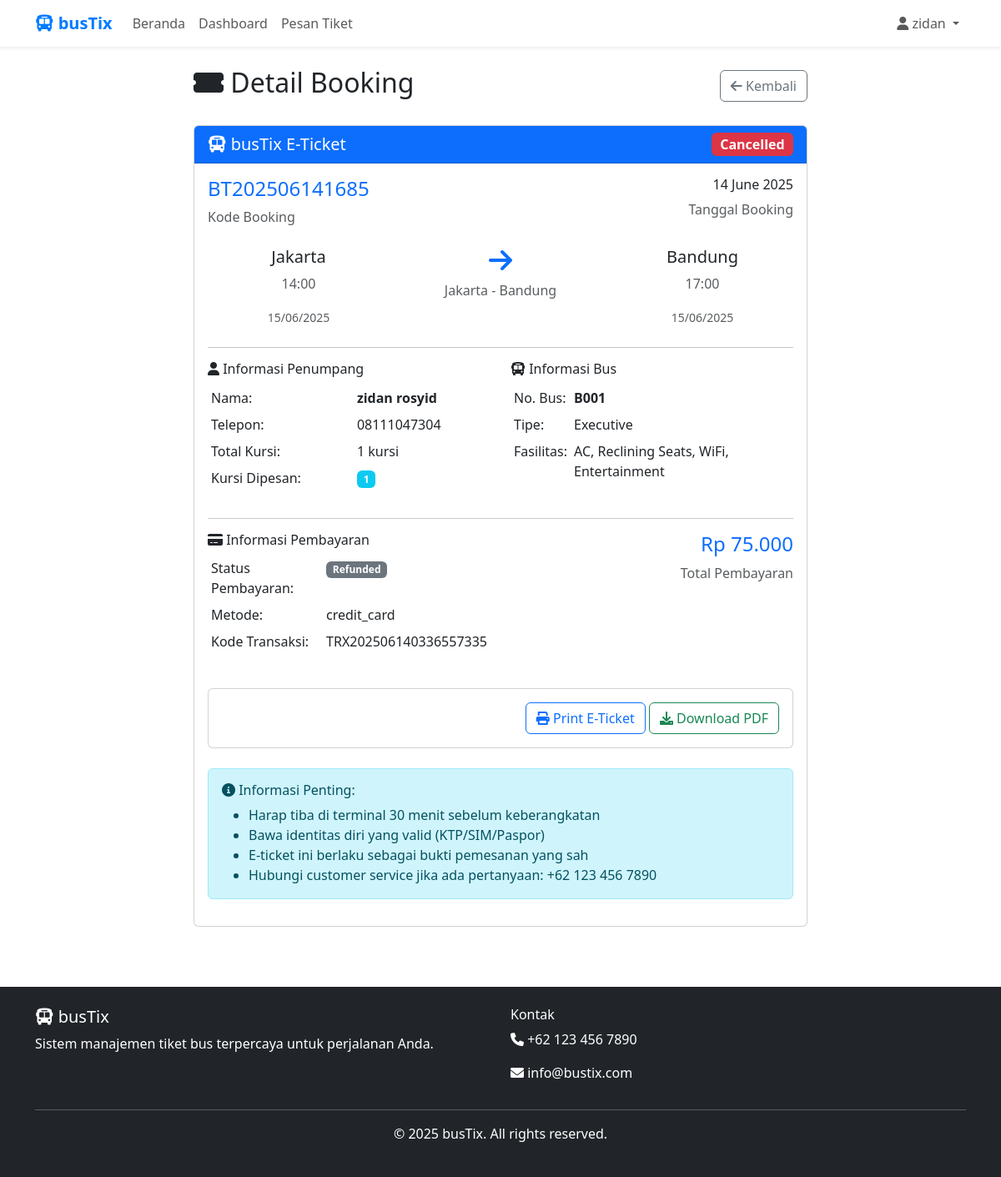
Page /user/booking-detail.php?id=3 (signed in) on the committed database.
### tables this page shows
CREATE TABLE `bookings` (
  `id` int NOT NULL,
  `user_id` int NOT NULL,
  `schedule_id` int NOT NULL,
  `booking_code` varchar(20) NOT NULL,
  `passenger_name` varchar(100) NOT NULL,
  `passenger_phone` varchar(15) NOT NULL,
  `seat_numbers` text NOT NULL,
  `total_seats` int NOT NULL,
  `total_amount` decimal(10,2) NOT NULL,
  `booking_status` enum('pending','confirmed','cancelled','completed') DEFAULT 'pending',
  `payment_status` enum('pending','paid','refunded') DEFAULT 'pending',
  `payment_method` varchar(50) DEFAULT NULL,
  `booking_date` timestamp NULL DEFAULT CURRENT_TIMESTAMP,
  `updated_at` timestamp NULL DEFAULT CURRENT_TIMESTAMP ON UPDATE CURRENT_TIMESTAMP
);

CREATE TABLE `bus_routes` (
  `id` int NOT NULL,
  `route_name` varchar(100) NOT NULL,
  `origin` varchar(50) NOT NULL,
  `destination` varchar(50) NOT NULL,
  `distance_km` int NOT NULL,
  `duration_hours` decimal(3,1) NOT NULL,
  `created_at` timestamp NULL DEFAULT CURRENT_TIMESTAMP
);

CREATE TABLE `bus_schedules` (
  `id` int NOT NULL,
  `bus_id` int NOT NULL,
  `route_id` int NOT NULL,
  `departure_time` time NOT NULL,
  `arrival_time` time NOT NULL,
  `price` decimal(10,2) NOT NULL,
  `available_seats` int NOT NULL,
  `schedule_date` date NOT NULL,
  `status` enum('active','cancelled','completed') DEFAULT 'active',
  `created_at` timestamp NULL DEFAULT CURRENT_TIMESTAMP
);

CREATE TABLE `buses` (
  `id` int NOT NULL,
  `bus_number` varchar(20) NOT NULL,
  `bus_type` varchar(50) NOT NULL,
  `capacity` int NOT NULL,
  `facilities` text,
  `status` enum('active','maintenance','inactive') DEFAULT 'active',
  `created_at` timestamp NULL DEFAULT CURRENT_TIMESTAMP
);

CREATE TABLE `payment_transactions` (
  `id` int NOT NULL,
  `booking_id` int NOT NULL,
  `transaction_code` varchar(50) NOT NULL,
  `amount` decimal(10,2) NOT NULL,
  `payment_method` varchar(50) NOT NULL,
  `payment_status` enum('pending','success','failed','cancelled') DEFAULT 'pending',
  `payment_date` timestamp NULL DEFAULT NULL,
  `created_at` timestamp NULL DEFAULT CURRENT_TIMESTAMP
);

### user/booking-detail.php (the view, shortened to what this page needs)
<?php
include '../includes/header.php';
$database = new Database();
$db = $database->getConnection();
$booking_id = isset($_GET['id']) ? (int)$_GET['id'] : 0;
$query = "SELECT b.*, bs.departure_time, bs.arrival_time, bs.schedule_date, bs.price,
                 br.route_name, br.origin, br.destination,
                 bus.bus_number, bus.bus_type, bus.facilities
          FROM bookings b
          JOIN bus_schedules bs ON b.schedule_id = bs.id
          JOIN bus_routes br ON bs.route_id = br.id
          JOIN buses bus ON bs.bus_id = bus.id
          WHERE b.id = ? AND b.user_id = ?";
$stmt = $db->prepare($query);
$stmt->execute([$booking_id, $_SESSION['user_id']]);
$booking = $stmt->fetch(PDO::FETCH_ASSOC);
$payment_query = "SELECT * FROM payment_transactions WHERE booking_id = ? ORDER BY created_at DESC LIMIT 1";
$stmt = $db->prepare($payment_query);
$stmt->execute([$booking_id]);
$payment = $stmt->fetch(PDO::FETCH_ASSOC);
?>
<div class="container mt-4">
    <div class="row justify-content-center">
        <div class="col-md-8">
            <div class="d-flex justify-content-between align-items-center mb-4">
                <h2><i class="fas fa-ticket-alt"></i> Detail Booking</h2>
                <a href="dashboard.php" class="btn btn-outline-secondary">
                    <i class="fas fa-arrow-left"></i> Kembali
                </a>
            </div>
            <div class="card mb-4" id="e-ticket">
                <div class="card-header bg-primary text-white">
                    <div class="row align-items-center">
                        <div class="col">
                            <h5 class="mb-0"><i class="fas fa-bus"></i> busTix E-Ticket</h5>
                        </div>
                        <div class="col-auto">
                            <span class="badge bg-<?php
                                echo $booking['booking_status'] === 'confirmed' ? 'success' :
                                    ($booking['booking_status'] === 'pending' ? 'warning' :
                                    ($booking['booking_status'] === 'cancelled' ? 'danger' : 'secondary'));
                            ?> fs-6">
                                <?php echo ucfirst($booking['booking_status']); ?>
                            </span>
                        </div>
                    </div>
                </div>
                <div class="card-body">
                    <div class="row mb-4">
                        <div class="col-md-6">
                            <h4 class="text-primary"><?php echo htmlspecialchars($booking['booking_code']); ?></h4>
                            <p class="text-muted mb-0">Kode Booking</p>
                        </div>
                        <div class="col-md-6 text-end">
                            <h6><?php echo date('d F Y', strtotime($booking['booking_date'])); ?></h6>
                            <p class="text-muted mb-0">Tanggal Booking</p>
                        </div>
                    </div>
                    <div class="row mb-4 text-center">
                        <div class="col-md-4">
                            <h5><?php echo htmlspecialchars($booking['origin']); ?></h5>
                            <p class="text-muted"><?php echo date('H:i', strtotime($booking['departure_time'])); ?></p>
                            <small class="text-muted"><?php echo date('d/m/Y', strtotime($booking['schedule_date'])); ?></small>
                        </div>
                        <div class="col-md-4">
                            <i class="fas fa-arrow-right fa-2x text-primary mb-2"></i>
                            <p class="text-muted mb-0"><?php echo htmlspecialchars($booking['route_name']); ?></p>
                        </div>
                        <div class="col-md-4">
                            <h5><?php echo htmlspecialchars($booking['destination']); ?></h5>
                            <p class="text-muted"><?php echo date('H:i', strtotime($booking['arrival_time'])); ?></p>
                            <small class="text-muted"><?php echo date('d/m/Y', strtotime($booking['schedule_date'])); ?></small>
                        </div>
                    </div>
                    <hr>
                    <div class="row">
                        <div class="col-md-6">
                            <h6><i class="fas fa-user"></i> Informasi Penumpang</h6>
                            <table class="table table-borderless table-sm">
                                <tr>
                                    <td>Nama:</td>
                                    <td><strong><?php echo htmlspecialchars($booking['passenger_name']); ?></strong></td>
                                </tr>
                                <tr>
                                    <td>Telepon:</td>
                                    <td><?php echo htmlspecialchars($booking['passenger_phone']); ?></td>
                                </tr>
                                <tr>
                                    <td>Total Kursi:</td>
                                    <td><?php echo $booking['total_seats']; ?> kursi</td>
                                </tr>
                                <tr>
                                    <td>Kursi Dipesan:</td>
                                    <td>
                                        <?php
                                        if (!empty($booking['seat_numbers'])) {
                                            $seats = explode(',', $booking['seat_numbers']);
                                            foreach ($seats as $seat) {
                                                echo '<span class="badge bg-info text-white me-1">' . htmlspecialchars(trim($seat)) . '</span>';
                                            }
                                        } else {
                                            echo '-';
                                        }
                                        ?>
                                    </td>
                                </tr>
                            </table>
                        </div>
                        <div class="col-md-6">
                            <h6><i class="fas fa-bus"></i> Informasi Bus</h6>
                            <table class="table table-borderless table-sm">
                                <tr>
                                    <td>No. Bus:</td>
                                    <td><strong><?php echo htmlspecialchars($booking['bus_number']); ?></strong></td>
                                </tr>
                                <tr>
                                    <td>Tipe:</td>
                                    <td><?php echo htmlspecialchars($booking['bus_type']); ?></td>
                                </tr>
                                <tr>
                                    <td>Fasilitas:</td>
                                    <td><?php echo htmlspecialchars($booking['facilities']); ?></td>
                                </tr>
                            </table>
                        </div>
                    </div>
                    <hr>
                    <div class="row">
                        <div class="col-md-6">
                            <h6><i class="fas fa-credit-card"></i> Informasi Pembayaran</h6>
                            <table class="table table-borderless table-sm">
                                <tr>
                                    <td>Status Pembayaran:</td>
                                    <td>
                                        <span class="badge bg-<?php
                                            echo $booking['payment_status'] === 'paid' ? 'success' :
                                                ($booking['payment_status'] === 'pending' ? 'warning' : 'secondary');
                                        ?>">
                                            <?php echo ucfirst($booking['payment_status']); ?>
                                        </span>
                                    </td>
                                </tr>
                                <?php if ($payment): ?>
                                <tr>
                                    <td>Metode:</td>
                                    <td><?php echo htmlspecialchars($payment['payment_method']); ?></td>
                                </tr>
                                <tr>
                                    <td>Kode Transaksi:</td>
                                    <td><?php echo htmlspecialchars($payment['transaction_code']); ?></td>
                                </tr>
                                <?php endif; ?>
                            </table>
                        </div>
                        <div class="col-md-6 text-end">
                            <h4 class="text-primary">Rp <?php echo number_format($booking['total_amount'], 0, ',', '.'); ?></h4>
                            <p class="text-muted">Total Pembayaran</p>
                        </div>
                    </div>
                    <div class="card mt-4">
                        <div class="card-body">
                            <div class="row">
                                <div class="col-md-6">
                                </div>
                                <div class="col-md-6 text-end">
                                    <button class="btn btn-outline-primary" onclick="printTicket()">
                                        <i class="fas fa-print"></i> Print E-Ticket
                                    </button>
                                    <button class="btn btn-outline-success" onclick="downloadTicket()">
                                        <i class="fas fa-download"></i> Download PDF
                                    </button>
                                </div>
                            </div>
                        </div>
                    </div>
                    <div class="alert alert-info mt-4">
                        <h6><i class="fas fa-info-circle"></i> Informasi Penting:</h6>
                        <ul class="mb-0">
                            <li>Harap tiba di terminal 30 menit sebelum keberangkatan</li>
                            <li>Bawa identitas diri yang valid (KTP/SIM/Paspor)</li>
                            <li>E-ticket ini berlaku sebagai bukti pemesanan yang sah</li>
                            <li>Hubungi customer service jika ada pertanyaan: +62 123 456 7890</li>
                        </ul>
                    </div>
                </div>
            </div>
        </div>
    </div>
</div>
<?php include '../includes/footer.php'; ?>

### rows in the picture
bookings: booking_status "Cancelled", booking_code "BT202506141685", booking_date "14 June 2025", bus_routes.origin "Jakarta", schedule.departure_time "14:00", schedule.schedule_date "15/06/2025", bus_routes.route_name "Jakarta - Bandung", bus_routes.destination "Bandung", schedule.arrival_time "17:00", passenger_name "zidan rosyid", passenger_phone "08111047304", total_seats "1", seat_numbers "1", buses.bus_number "B001", buses.bus_type "Executive", buses.facilities "AC, Reclining Seats, WiFi, Entertainment", payment_status "Refunded", total_amount "75.000"
payment_transactions: payment_method "credit_card", transaction_code "TRX202506140336557335"

### other values in the picture
$_SESSION['full_name'] "zidan"
